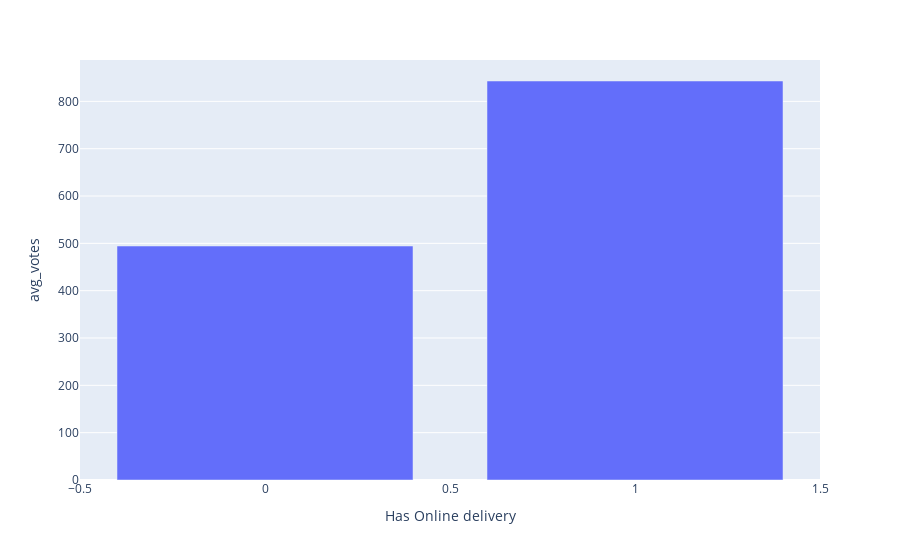

The notebook cell this image was saved under:
### Markdown cell above
## 4.6. Os restaurantes que aceitam pedido online são também, na média, os restaurantes que mais possuem avaliações registradas?

### Code cell
cols = ['Has Online delivery','Votes']

df_entregas = df.loc[:,cols].groupby('Has Online delivery').agg({'Votes':['mean']})

df_entregas.columns = ['avg_votes']

df_entregas = df_entregas.reset_index()

fig = px.bar(df_entregas,x='Has Online delivery',y='avg_votes')

fig.show()

### Figure 1 — Plotly figure (JSON) as saved in the notebook; plotly's stock layout.template omitted (floating-point values rounded to 4 significant figures)
{"data": [{"alignmentgroup": "True", "hovertemplate": "Has Online delivery=%{x}<br>avg_votes=%{y}<extra></extra>", "legendgroup": "", "marker": {"color": "#636efa", "pattern": {"shape": ""}}, "name": "", "offsetgroup": "", "orientation": "v", "showlegend": false, "textposition": "auto", "type": "bar", "x": [0, 1], "xaxis": "x", "y": [494.3, 843.0], "yaxis": "y"}], "layout": {"autosize": true, "barmode": "relative", "legend": {"tracegroupgap": 0}, "margin": {"t": 60}, "xaxis": {"anchor": "y", "autorange": true, "domain": [0, 1], "range": [-0.5, 1.5], "title": {"text": "Has Online delivery"}, "type": "linear"}, "yaxis": {"anchor": "x", "autorange": true, "domain": [0, 1], "range": [0, 887.4], "title": {"text": "avg_votes"}, "type": "linear"}}}
